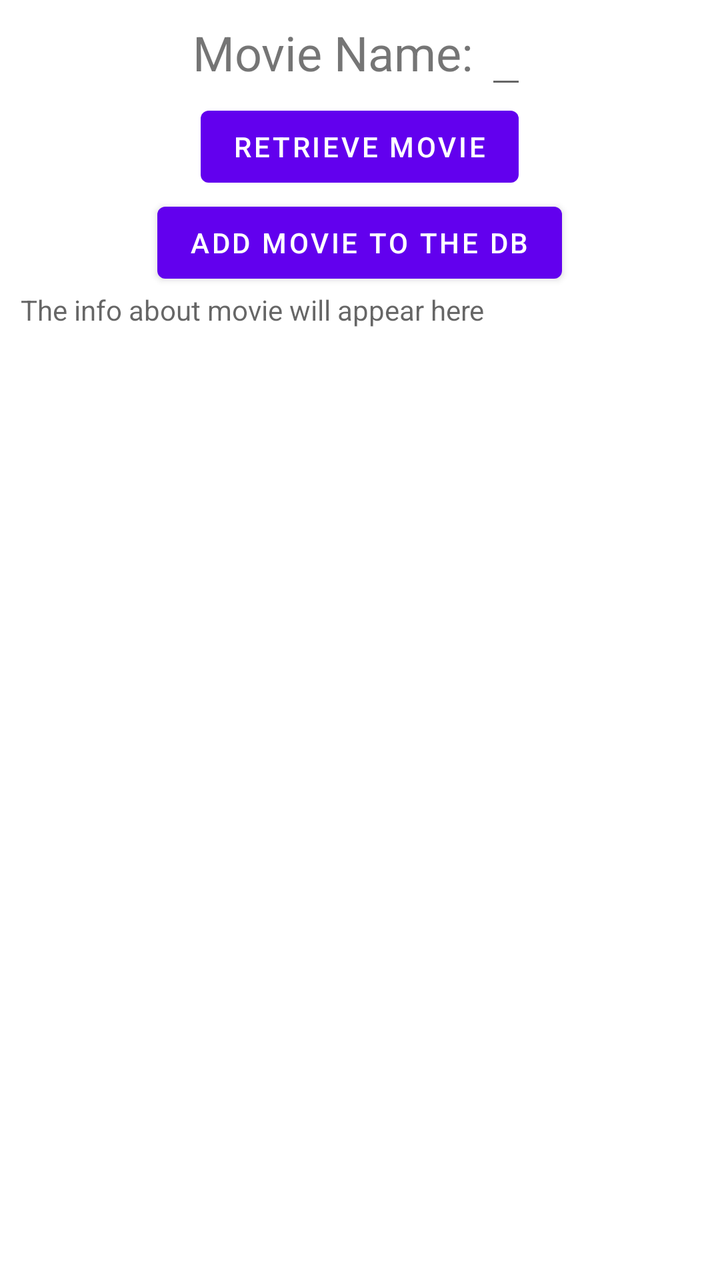
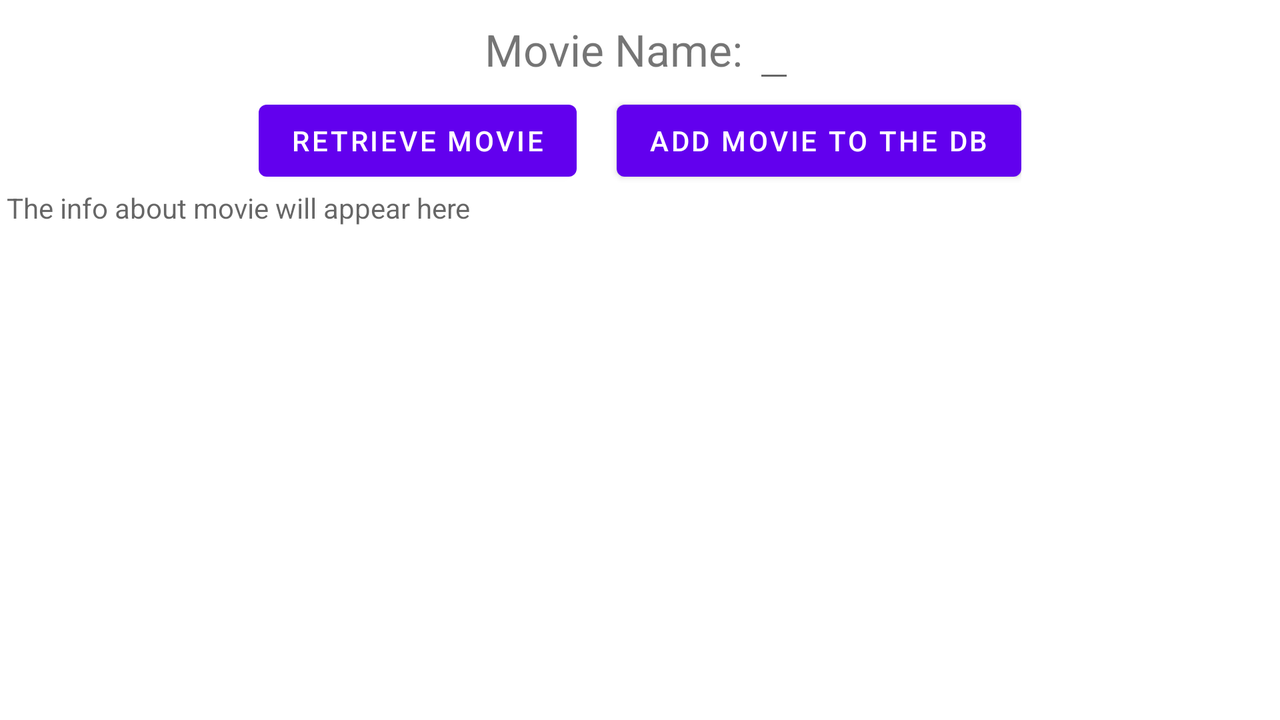

First picture: res/layout/ on a phone held upright. Second picture: the repository's own variant of that layout, on a device whose configuration matches the variant's folder. Source for both follows.
<!-- AndroidManifest.xml: application theme Theme.W1720335 -->
<!-- res/layout/activity_movie.xml -->
<?xml version="1.0" encoding="utf-8"?>
<LinearLayout xmlns:android="http://schemas.android.com/apk/res/android"
    xmlns:app="http://schemas.android.com/apk/res-auto"
    xmlns:tools="http://schemas.android.com/tools"
    android:layout_width="match_parent"
    android:layout_height="match_parent"
    android:orientation="vertical"
    android:layout_gravity="center"
    tools:context=".MovieActivity">


        <LinearLayout
            android:layout_width="wrap_content"
            android:layout_height="wrap_content"
            android:layout_gravity="center"
            android:orientation="horizontal">
                <TextView
                    android:layout_width="wrap_content"
                    android:layout_height="wrap_content"
                    android:text="Movie Name: "
                    android:textSize="24sp" />
                <EditText
                    android:id="@+id/edt"
                    android:layout_width="wrap_content"
                    android:layout_height="wrap_content"
                    android:textSize="24sp" />
        </LinearLayout>

        <Button
            android:id="@+id/retrieve_button"
            android:layout_width="wrap_content"
            android:layout_height="wrap_content"
            android:layout_gravity="center"
            android:text="Retrieve Movie" />

        <Button
            android:id="@+id/add_button"
            android:layout_width="wrap_content"
            android:layout_height="wrap_content"
            android:layout_gravity="center"
            android:text="Add movie to the DB" />

        <TextView
            android:id="@+id/mtv"
            android:layout_width="339dp"
            android:layout_height="426dp"
            android:layout_gravity="center"
            android:hint="The info about movie will appear here" />


</LinearLayout>
<!-- resources referenced by this layout -->
<resources>
  <style name="Theme.W1720335" parent="Theme.MaterialComponents.DayNight.DarkActionBar">
          
          <item name="colorPrimary">@color/purple_500</item>
          <item name="colorPrimaryVariant">@color/purple_700</item>
          <item name="colorOnPrimary">@color/white</item>
          
          <item name="colorSecondary">@color/teal_200</item>
          <item name="colorSecondaryVariant">@color/teal_700</item>
          <item name="colorOnSecondary">@color/black</item>
          
          <item name="android:statusBarColor" tools:targetApi="l">?attr/colorPrimaryVariant</item>
          
      </style>
  <color name="purple_500">#FF6200EE</color>
  <color name="purple_700">#FF3700B3</color>
  <color name="white">#FFFFFFFF</color>
  <color name="teal_200">#FF03DAC5</color>
  <color name="teal_700">#FF018786</color>
  <color name="black">#FF000000</color>
</resources>
<!-- res/layout-land/activity_movie.xml (the repository's variant of the layout above) -->
<!-- drawn on the phone turned sideways -->
<?xml version="1.0" encoding="utf-8"?>
<LinearLayout xmlns:android="http://schemas.android.com/apk/res/android"
    xmlns:app="http://schemas.android.com/apk/res-auto"
    xmlns:tools="http://schemas.android.com/tools"
    android:layout_width="match_parent"
    android:layout_height="match_parent"
    android:orientation="vertical"
    android:layout_gravity="center"
    tools:context=".MovieActivity">


    <LinearLayout
        android:layout_width="wrap_content"
        android:layout_height="wrap_content"
        android:layout_gravity="center"
        android:orientation="horizontal">
        <TextView
            android:layout_width="wrap_content"
            android:layout_height="wrap_content"
            android:text="Movie Name: "
            android:textSize="22sp" />
        <EditText
            android:id="@+id/edt"
            android:layout_width="wrap_content"
            android:layout_height="wrap_content"
            android:textSize="22sp" />
    </LinearLayout>

    <LinearLayout
        android:layout_width="wrap_content"
        android:layout_height="wrap_content"
        android:orientation="horizontal"
        android:layout_gravity="center">

        <Button
            android:id="@+id/retrieve_button"
            android:layout_width="wrap_content"
            android:layout_height="wrap_content"
            android:layout_gravity="center"
            android:insetRight="10dp"
            android:text="Retrieve Movie" />

        <Button
            android:id="@+id/add_button"
            android:layout_width="wrap_content"
            android:layout_height="wrap_content"
            android:layout_gravity="center"
            android:insetLeft="10dp"
            android:text="Add movie to the DB" />
    </LinearLayout>

    <TextView
        android:id="@+id/mtv"
        android:layout_width="633dp"
        android:layout_height="226dp"
        android:layout_gravity="center"
        android:hint="The info about movie will appear here" />


</LinearLayout>
